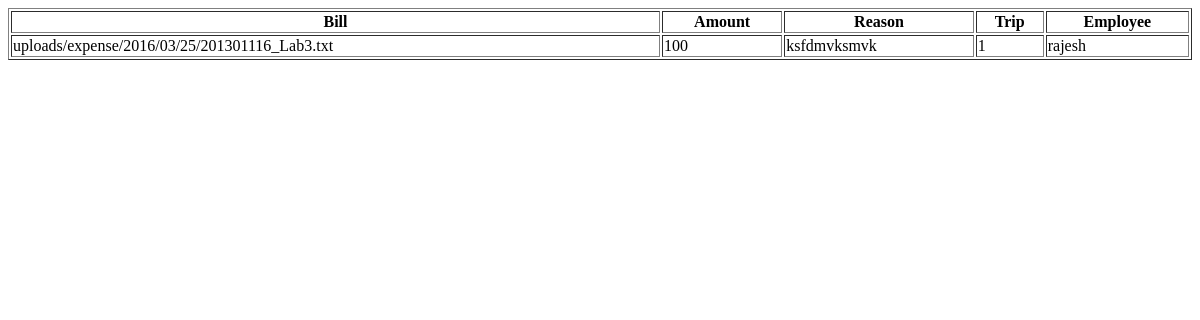
The app's page /logistics/view_expenses/, older data.
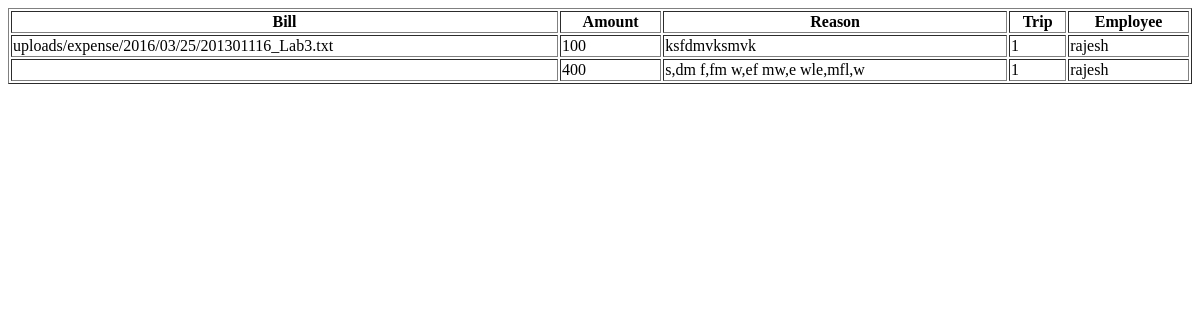
The same page, newer data.
### logistics/models.py (models this page shows, shortened)
class Expense (models.Model):
	bill = models.FileField(upload_to='uploads/expense/%Y/%m/%d/',blank=True)
	amount = models.IntegerField(blank=True)
	reason = models.TextField(blank=True)
	trip = models.ForeignKey(Trip,on_delete=models.CASCADE)
	employee = models.ForeignKey(Employee_Detail,default=2)

class Trip (models.Model):
	truck_registration_number = models.ForeignKey(Truck,on_delete=models.CASCADE)
	trip_source = models.CharField(max_length=50,blank=True)
	trip_destination = models.CharField(max_length=50,blank=True)
	trip_distance = models.IntegerField(blank=True)
	trip_shipper = models.CharField(max_length=50,blank=True)
	trip_consignee = models.CharField(max_length=50,blank=True)
	trip_goods_type = models.CharField(max_length=50,blank=True)
	trip_container_number = models.CharField(max_length=50,blank=True)
	trip_weight = models.IntegerField(default=100)
	trip_start_date = models.DateField(default=datetime.date.today)
	trip_end_date = models.DateField(default=datetime.date.today)
	def __str__(self):
		return str(self.id)

### homepage/models.py (models this page shows)
class Employee_Detail(models.Model):
	user = models.ForeignKey(User)
	salary = models.IntegerField()
	cash_in_hand = models.IntegerField(default=0)
	def __str__(self):
		return str(self.user.username)

### logistics/views.py (the view)
# urls.py: url(r'view_expenses/$', views.view_expenses, name='view_expenses'),
def view_expenses (request):
	expenses = Expense.objects.all()
	return render(request,'logistics/view_expenses.html',{'expenses':expenses})

### logistics/templates/logistics/view_expenses.html (shortened to what this page needs)
<!DOCTYPE html>
<html>
<head>
</head>
<body>
	<table border="1" style="width:100%">
		<tr>
		    <th>Bill</th>
		    <th>Amount</th>
		    <th>Reason</th>
		    <th>Trip</th>
		    <th>Employee</th>
	  	</tr>
		{% for expense in expenses %}
	  	<tr>
		    <td>{{expense.bill}}</td>
		    <td>{{expense.amount}}</td>
		    <td>{{expense.reason}}</td>
		    <td>{{expense.trip}}</td>
		    <td>{{expense.employee}}</td>
	  	</tr>
	  	{% endfor %}
	</table>
</body>
</html>

Row changes from the older to the newer data that the page shows:
added Expense: amount "400", reason "s,dm f,fm w,ef mw,e wle,mfl,w", trip "1", employee "rajesh"
